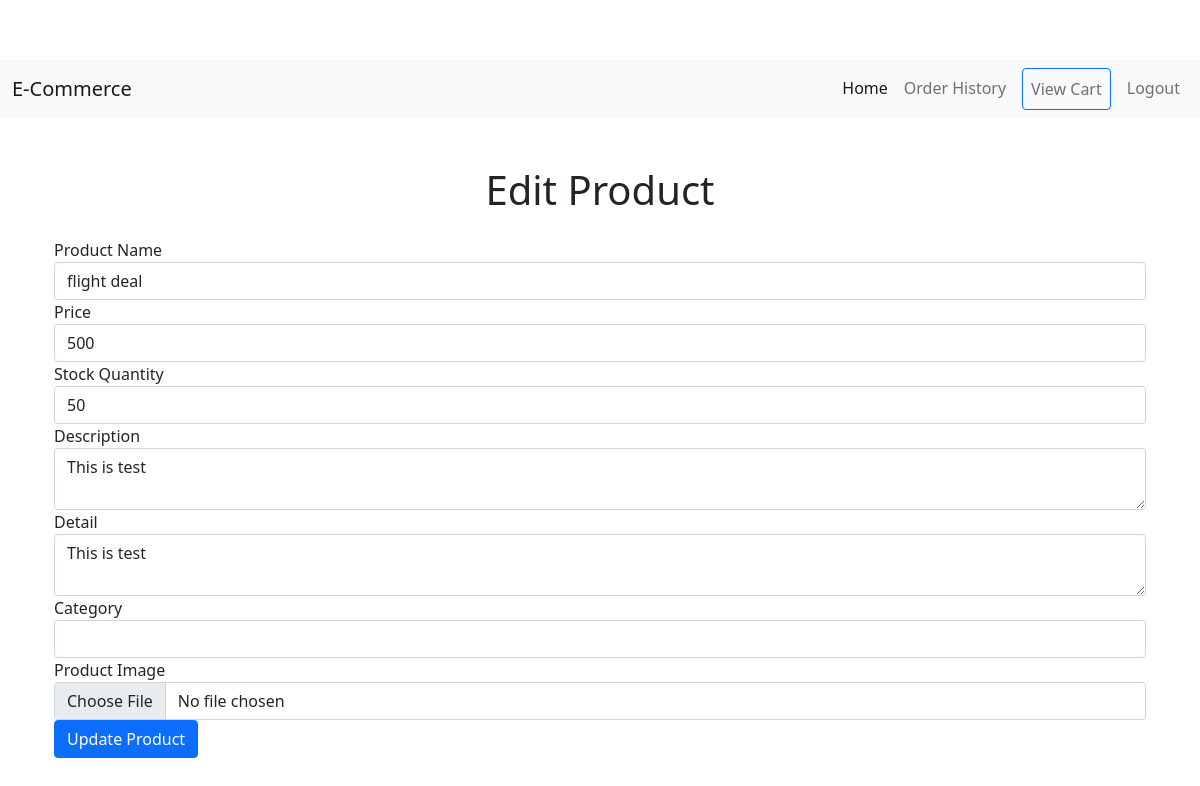
/admin/product/edit/1 (signed in), run on the app's committed database.
### model.py (models this page shows)
class Product(db.Model):
    __tablename__ = 'products'
    id: Mapped[int] = mapped_column(Integer, primary_key=True)
    name: Mapped[str] = mapped_column(String(250), unique=True, nullable=False)
    stocks: Mapped[int] = mapped_column(Integer, nullable=False)
    description: Mapped[str] = mapped_column(String(300), nullable=False)
    detail: Mapped[str] = mapped_column(String(250), nullable=False)
    category_id: Mapped[int] = mapped_column(Integer, db.ForeignKey('categories.id'))
    price: Mapped[int] = mapped_column(Integer, nullable=False)
    image_url: Mapped[str] = mapped_column(String(250), nullable=True)
    category = relationship('Category', back_populates='products')
    order_items = relationship('OrderItem', back_populates='product')
    cart_items = relationship('CartItem', back_populates='product')

### main.py (the view, shortened to what this page needs)
@app.route('/admin/product/edit/<int:product_id>', methods=['GET', 'POST'])
@admin_only
def edit_product(product_id):
    product = Product.query.get_or_404(product_id)
    form = ProductForm(obj=product)
    return render_template('edit_product.html', form=form, product=product)

### forms.py
class ProductForm(FlaskForm):
    name = StringField('Product Name', validators=[DataRequired()])
    stocks = IntegerField('Stock Quantity', validators=[DataRequired()])
    description = TextAreaField('Description', validators=[DataRequired()])
    detail = TextAreaField('Detail', validators=[DataRequired()])
    category_id = SelectField("Category", coerce=int, validators=[Optional()])
    new_category = StringField("New Category", validators=[Optional(), Length(max=100)])
    price = IntegerField('Price', validators=[DataRequired()])
    image = FileField('Product Image')
    submit = SubmitField('Submit')

### main.py (called while the page is built)
@login_manager.user_loader
def load_user(user_id):
    return db.get_or_404(User, user_id)

def admin_only(f):
    @wraps(f)
    def decorated_function(*args, **kwargs):
        if current_user.id != 1:
            return abort(403)
        return f(*args, **kwargs)
    return decorated_function

### templates/edit_product.html (shortened to what this page needs)
{% extends "base.html" %}
{% block content %}
<div class="container mt-5">
    <h1 class="text-center mb-4">Edit Product</h1>
    <form method="POST" enctype="multipart/form-data">
        <div class="form-group">
            {{ form.name.label }} {{ form.name(class="form-control") }}
        </div>
        <div class="form-group">
            {{ form.price.label }} {{ form.price(class="form-control") }}
        </div>
        <div class="form-group">
            {{ form.stocks.label }} {{ form.stocks(class="form-control") }}
        </div>
        <div class="form-group">
            {{ form.description.label }} {{ form.description(class="form-control") }}
        </div>
        <div class="form-group">
            {{ form.detail.label }} {{ form.detail(class="form-control") }}
        </div>
        <div class="form-group">
            {{ form.category_id.label }} {{ form.category_id(class="form-control") }}
        </div>
        <div class="form-group">
            {{ form.image.label }} {{ form.image(class="form-control") }}
        </div>
        <button type="submit" class="btn btn-primary">Update Product</button>
    </form>
</div>
{% endblock %}

### static/css/style.css (style rules this page uses)
body { padding-top: 60px; }
.container { margin-top: 80px; }

### data on the page
Product: name "flight deal", price "500", stocks "50", description "This is test", detail "This is test"
